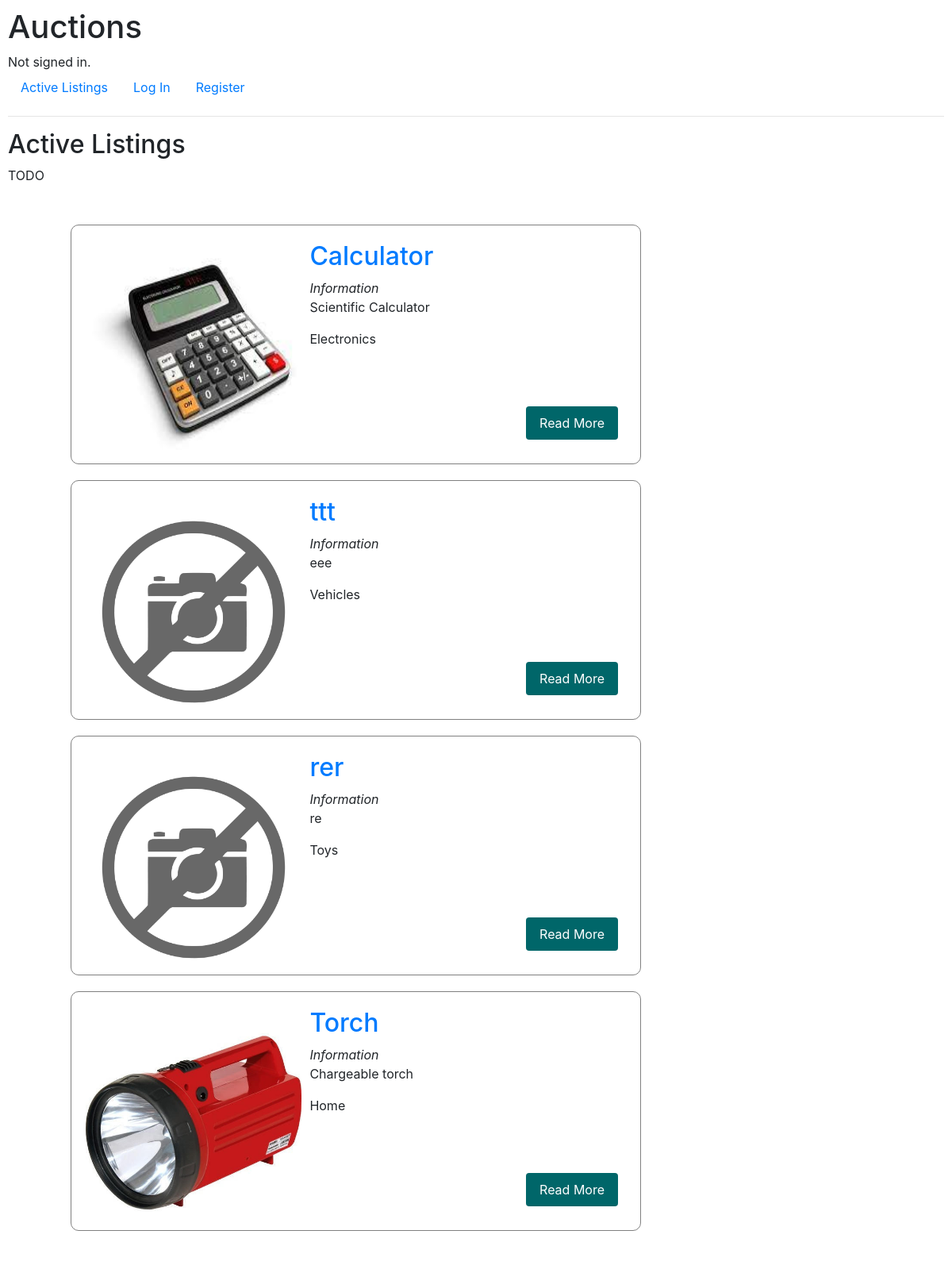
The page / on the database its author committed.
### auctions/models.py (models this page shows, shortened)
class Listings(models.Model):
    title = models.CharField(blank=False, max_length=30)
    description = models.CharField(blank=True, max_length=100)
    active = models.BooleanField(null=False)
    picture = models.ImageField(upload_to='media/', null=True, blank= True)
    category = models.ForeignKey(Category, on_delete = models.CASCADE)
    start_bid = models.IntegerField(blank=False, default=1)
    watchlist = models.ManyToManyField(User, blank=True, related_name="watchlist")

class Category(models.Model):
    category_name = models.CharField(max_length=64)
    def __str__(self):
        return f"{self.category_name}"

### auctions/views.py (the view)
# urls.py: path("", views.index, name="index"),
def index(request):
    listings = Listings.objects.filter(active=True)
    print(len(listings))
    return render(request, "auctions/index.html", {
        "listings" : listings
    })

### auctions/templates/auctions/index.html (shortened to what this page needs)
{% extends "auctions/layout.html" %}
{% load static %}
{% block body %}
    <h2>Active Listings</h2>
    TODO
    <div class="content clear-fix">
        {% for list in listings %}
        <div class="main-content">
            <div class="post">
                {% if list.picture %}
                <img src="{{ list.picture.url }}" class="post-image">
                {% else %}
                <img src="{% static 'auctions/images/template.png' %}" class="post-image">
                {% endif %}
                <div class="post-preview">
                    <h2><a href="{% url 'listing' list.id %}">{{ list.title }}</a></h2>
                    <i class="far fa-user">Information</i>
                    <p class="preview-text">{{ list.description }}
                    <p class="preview-text">{{ list.category}}</p>
                    <a href="{% url 'listing' list.id %}" class="btn read-more">Read More</a>
                </div>
            </div>
        </div>
        {% endfor %}
    </div>
    {% endblock %}

### auctions/static/auctions/styles.css (style rules this page uses)
body { padding: 10px; }
.clear-fix::after { content: ""; display: block; clear: both; }
.btn { padding: .5rem 1rem; background: #006669; color:white; border : 1px solid transparent; border-radius: .25rem; }
.content { width: 90%; margin: 30px auto 30px; padding: 10px; }
.content .main-content { width: 69%; float: left; border : 1px solid gray; margin: 10px; border-radius: 10px; }
.content .main-content .post { width: 95%; height: 270px; margin: 10px auto; border-radius: 5px; background: white; position: relative; }
.content .main-content .post .read-more { position: absolute; bottom: 10px; right: 10px; }
.content .main-content .post .post-image { width: 40%; height: 100%; float: left; margin-top:20px; }
.content .main-content .post .post-preview { width: 60%; padding: 10px; float: right; }

### rows shown on the page
Listings: picture (picture), title "Calculator", description "Scientific Calculator", category "Electronics"
Listings: title "ttt", description "eee", category "Vehicles"
Listings: title "rer", description "re", category "Toys"
Listings: picture (picture), title "Torch", description "Chargeable torch", category "Home"
